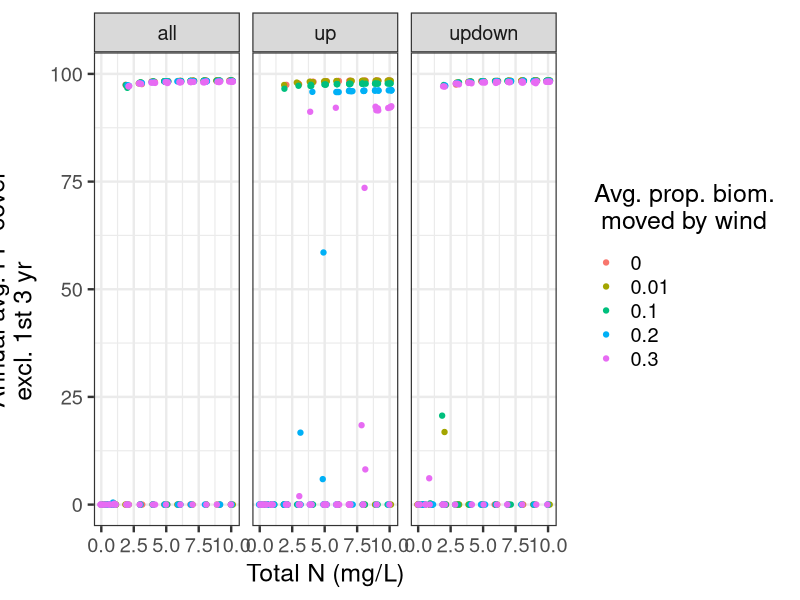
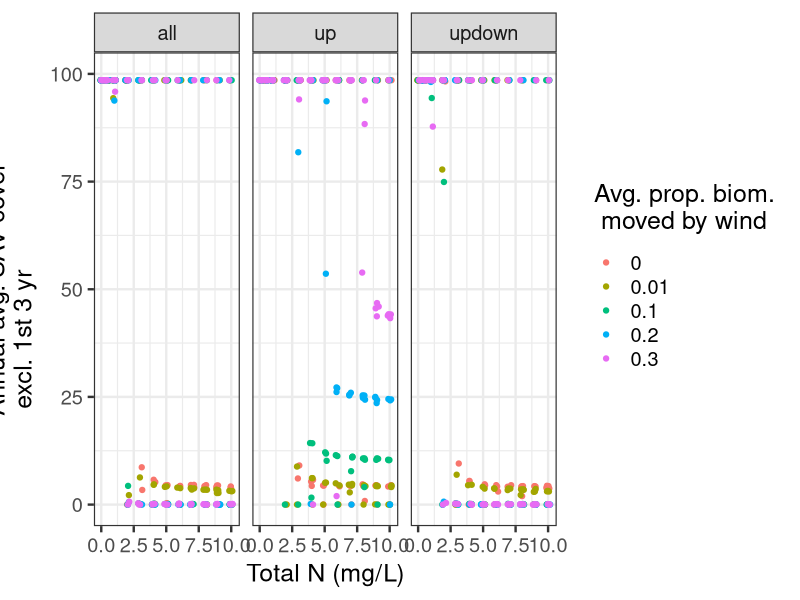

Write R code to recreate these figures, in order. (Note: this script raises an error after producing the figures.)
#########################################################
# Summarize results from multiple simulations           # 
#                                                       #
# By: Michael J. McCann                                 #
# Created: 3/19/2014                                    #
# Updated: 6/20/2014                                    #
######################################################### 

library(ggplot2)
library(gridExtra)

data <- read.csv("output16.csv") # imports parameter  values for all simulations 
head(data)
nrow(data)

# If I have multiple simulations @ the same parameter values, 
# I may want to get summary values - e.g., means, variances - & plot those instead
# use package plyr 

data_withMOVE <- subset(data,data$MOVE=="YES")
data_withoutMOVE <- subset(data,data$MOVE=="NO")

nrow(data_withMOVE)
nrow(data_withoutMOVE)


###############
# With MOVE() #
###############
# Y = average average FP cover for all years (except for first three)
FP_plot_MOVE <- ggplot(data_withMOVE, aes(x=TOTALN,y=avg_avg_FPcover,colour=as.factor(wind_avg))) 
FP_plot_MOVE <- FP_plot_MOVE + geom_point(position="jitter")
FP_plot_MOVE <- FP_plot_MOVE + facet_grid(. ~ wind_direction)
FP_plot_MOVE <- FP_plot_MOVE + ylim(0,100)
FP_plot_MOVE <- FP_plot_MOVE + xlab("Total N (mg/L)")
FP_plot_MOVE <- FP_plot_MOVE + ylab(expression(paste("Annual avg. FP cover\n excl. 1st 3 yr")))
FP_plot_MOVE <- FP_plot_MOVE + labs(colour=expression(paste("Avg. prop. biom.\n moved by wind")))
FP_plot_MOVE <- FP_plot_MOVE + theme_bw(base_size=18)
FP_plot_MOVE

SAV_plot_MOVE <- ggplot(data_withMOVE, aes(x=TOTALN,y=avg_avg_SAVcover,colour=as.factor(wind_avg)))
SAV_plot_MOVE <- SAV_plot_MOVE + geom_point(position="jitter")
SAV_plot_MOVE <- SAV_plot_MOVE + facet_grid(. ~ wind_direction)
SAV_plot_MOVE <- SAV_plot_MOVE + ylim(0,100)
SAV_plot_MOVE <- SAV_plot_MOVE + xlab("Total N (mg/L)")
SAV_plot_MOVE <- SAV_plot_MOVE + ylab(expression(paste("Annual avg. SAV cover\n excl. 1st 3 yr")))
SAV_plot_MOVE <- SAV_plot_MOVE + labs(colour=expression(paste("Avg. prop. biom.\n moved by wind")))
SAV_plot_MOVE <- SAV_plot_MOVE + theme_bw(base_size=18)
SAV_plot_MOVE

combined_plot_MOVE <- grid.arrange(FP_plot_MOVE, SAV_plot_MOVE,ncol=1, main=NULL,sub=NULL)
combined_plot_MOVE <- arrangeGrob(FP_plot_MOVE, SAV_plot_MOVE,ncol=1, main="with_MOVE",sub=NULL)
ggsave(file="output16 - FP&SAV - with_wind - with_MOVE - constant NtoP.pdf",combined_plot_MOVE, height=12,width=12)


##################
# Without MOVE() #
##################
# Y = average average FP cover for all years (except for first three)
FP_plotnoMOVE <- ggplot(data_withoutMOVE, aes(x=TOTALN,y=avg_avg_FPcover,colour=as.factor(wind_avg))) 
FP_plotnoMOVE <- FP_plotnoMOVE + geom_point(position="jitter")
FP_plotnoMOVE <- FP_plotnoMOVE + facet_grid(. ~ wind_direction)
FP_plotnoMOVE <- FP_plotnoMOVE + ylim(0,100)
FP_plotnoMOVE <- FP_plotnoMOVE + xlab("Total N (mg/L)")
FP_plotnoMOVE <- FP_plotnoMOVE + ylab(expression(paste("Annual avg. FP cover\n excl. 1st 3 yr")))
FP_plotnoMOVE <- FP_plotnoMOVE + labs(colour=expression(paste("Avg. prop. biom.\n moved by wind")))
FP_plotnoMOVE <- FP_plotnoMOVE + theme_bw(base_size=18)
FP_plotnoMOVE

SAV_plotnoMOVE <- ggplot(data_withoutMOVE, aes(x=TOTALN,y=avg_avg_SAVcover,colour=as.factor(wind_avg)))
SAV_plotnoMOVE <- SAV_plotnoMOVE + geom_point(position="jitter")
SAV_plotnoMOVE <- SAV_plotnoMOVE + scale_shape_manual(values=c(0,7,15))
SAV_plotnoMOVE <- SAV_plotnoMOVE + facet_grid(. ~ wind_direction)
SAV_plotnoMOVE <- SAV_plotnoMOVE + ylim(0,100)
SAV_plotnoMOVE <- SAV_plotnoMOVE + xlab("Total N (mg/L)")
SAV_plotnoMOVE <- SAV_plotnoMOVE + ylab(expression(paste("Annual avg. SAV cover\n excl. 1st 3 yr")))
SAV_plotnoMOVE <- SAV_plotnoMOVE + labs(colour=expression(paste("Avg. prop. biom.\n moved by wind")))
SAV_plotnoMOVE <- SAV_plotnoMOVE + theme_bw(base_size=18)
SAV_plotnoMOVE

combined_plot_noMOVE <- grid.arrange(FP_plotnoMOVE, SAV_plotnoMOVE,ncol=1, main=NULL,sub=NULL)
combined_plot_noMOVE <- arrangeGrob(FP_plotnoMOVE, SAV_plotnoMOVE,ncol=1, main="without_MOVE",sub=NULL)
ggsave(file="output16 - FP&SAV - with_wind - without_MOVE - constant NtoP.pdf",combined_plot_noMOVE, height=12,width=12)


########################################
# Facet by wind_direction and wind_avg #
########################################

###############
# With MOVE() #
###############
# Y = average average FP cover for all years (except for first three)
FP_plot_MOVE_2 <- ggplot(data_withMOVE, aes(x=TOTALN,y=avg_avg_FPcover)) 
FP_plot_MOVE_2 <- FP_plot_MOVE_2 + geom_point(position="jitter")
FP_plot_MOVE_2 <- FP_plot_MOVE_2 + facet_grid(wind_avg ~ wind_direction)
FP_plot_MOVE_2 <- FP_plot_MOVE_2 + ylim(0,100)
FP_plot_MOVE_2 <- FP_plot_MOVE_2 + xlab("Total N (mg/L)")
FP_plot_MOVE_2 <- FP_plot_MOVE_2 + ylab(expression(paste("Annual avg. FP cover\n excl. 1st 3 yr")))
FP_plot_MOVE_2 <- FP_plot_MOVE_2 + labs(colour=expression(paste("Avg. prop. biom.\n moved by wind")))
FP_plot_MOVE_2 <- FP_plot_MOVE_2 + theme_bw(base_size=18)
FP_plot_MOVE_2

SAV_plot_MOVE_2 <- ggplot(data_withMOVE, aes(x=TOTALN,y=avg_avg_SAVcover))
SAV_plot_MOVE_2 <- SAV_plot_MOVE_2 + geom_point(position="jitter")
SAV_plot_MOVE_2 <- SAV_plot_MOVE_2 + facet_grid(wind_avg ~ wind_direction)
SAV_plot_MOVE_2 <- SAV_plot_MOVE_2 + ylim(0,100)
SAV_plot_MOVE_2 <- SAV_plot_MOVE_2 + xlab("Total N (mg/L)")
SAV_plot_MOVE_2 <- SAV_plot_MOVE_2 + ylab(expression(paste("Annual avg. SAV cover\n excl. 1st 3 yr")))
SAV_plot_MOVE_2 <- SAV_plot_MOVE_2 + labs(colour=expression(paste("Avg. prop. biom.\n moved by wind")))
SAV_plot_MOVE_2 <- SAV_plot_MOVE_2 + theme_bw(base_size=18)
SAV_plot_MOVE_2

combined_plot_MOVE_2 <- grid.arrange(FP_plot_MOVE_2, SAV_plot_MOVE_2,ncol=1, main=NULL,sub=NULL)
combined_plot_MOVE_2 <- arrangeGrob(FP_plot_MOVE_2, SAV_plot_MOVE_2,ncol=1, main="with_MOVE",sub=NULL)
ggsave(file="output16 - FP&SAV - with_wind - with_MOVE - constant NtoP - 2.pdf",combined_plot_MOVE_2, height=12,width=12)


##################
# Without MOVE() #
##################
# Y = average average FP cover for all years (except for first three)
FP_plotnoMOVE_2 <- ggplot(data_withoutMOVE, aes(x=TOTALN,y=avg_avg_FPcover)) 
FP_plotnoMOVE_2 <- FP_plotnoMOVE_2 + geom_point(position="jitter")
FP_plotnoMOVE_2 <- FP_plotnoMOVE_2 + facet_grid(wind_avg ~ wind_direction)
FP_plotnoMOVE_2 <- FP_plotnoMOVE_2 + ylim(0,100)
FP_plotnoMOVE_2 <- FP_plotnoMOVE_2 + xlab("Total N (mg/L)")
FP_plotnoMOVE_2 <- FP_plotnoMOVE_2 + ylab(expression(paste("Annual avg. FP cover\n excl. 1st 3 yr")))
FP_plotnoMOVE_2 <- FP_plotnoMOVE_2 + labs(colour=expression(paste("Avg. prop. biom.\n moved by wind")))
FP_plotnoMOVE_2 <- FP_plotnoMOVE_2 + theme_bw(base_size=18)
FP_plotnoMOVE_2

SAV_plotnoMOVE_2 <- ggplot(data_withoutMOVE, aes(x=TOTALN,y=avg_avg_SAVcover))
SAV_plotnoMOVE_2 <- SAV_plotnoMOVE_2 + geom_point(position="jitter")
SAV_plotnoMOVE_2 <- SAV_plotnoMOVE_2 + scale_shape_manual(values=c(0,7,15))
SAV_plotnoMOVE_2 <- SAV_plotnoMOVE_2 + facet_grid(wind_avg ~ wind_direction)
SAV_plotnoMOVE_2 <- SAV_plotnoMOVE_2 + ylim(0,100)
SAV_plotnoMOVE_2 <- SAV_plotnoMOVE_2 + xlab("Total N (mg/L)")
SAV_plotnoMOVE_2 <- SAV_plotnoMOVE_2 + ylab(expression(paste("Annual avg. SAV cover\n excl. 1st 3 yr")))
SAV_plotnoMOVE_2 <- SAV_plotnoMOVE_2 + labs(colour=expression(paste("Avg. prop. biom.\n moved by wind")))
SAV_plotnoMOVE_2 <- SAV_plotnoMOVE_2 + theme_bw(base_size=18)
SAV_plotnoMOVE_2

combined_plot_noMOVE_2 <- grid.arrange(FP_plotnoMOVE_2, SAV_plotnoMOVE_2,ncol=1, main=NULL,sub=NULL)
combined_plot_noMOVE_2 <- arrangeGrob(FP_plotnoMOVE_2, SAV_plotnoMOVE_2,ncol=1, main="without_MOVE",sub=NULL)
ggsave(file="output16 - FP&SAV - with_wind - without_MOVE - constant NtoP - 2.pdf",combined_plot_noMOVE, height=12,width=12)
